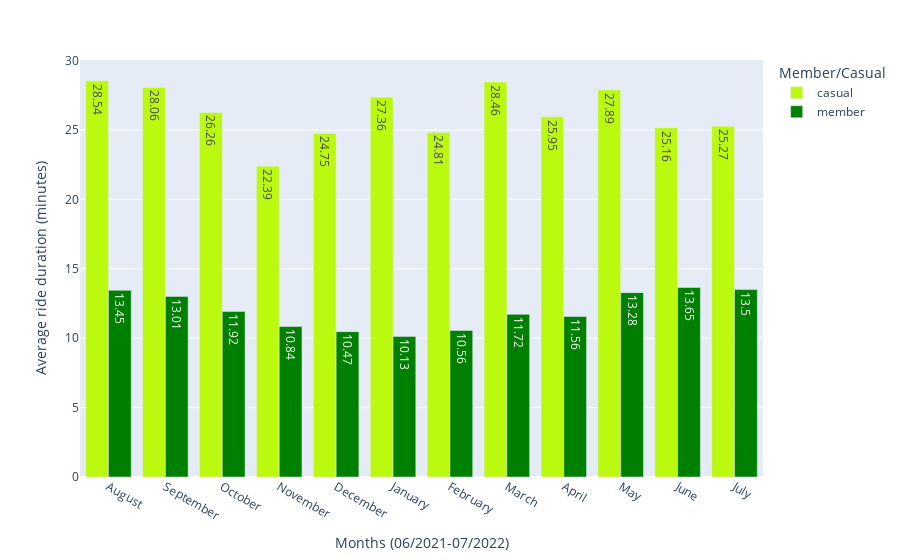

Write notebook code for a chart like this one.
### Code cell
# Average ride duration / month
fig_3 = round(df.groupby(['year', 'month', 'member_casual'], as_index=False).mean(),2).dropna()

px.bar(fig_3, x = 'month', y = 'ride_duration',
        color = 'member_casual',
        barmode='group',
        text = 'ride_duration', 
        labels = {'ride_duration': 'Average ride duration (minutes)', 'member_casual': 'Member/Casual', 'month': 'Months (06/2021-07/2022)'},
        hover_name = 'member_casual', hover_data = {'member_casual': False, 'ride_duration': True}, 
        color_discrete_map = {'casual': '#BBF90F', 'member': '#008000'})

### Figure 1 — Plotly figure (JSON) as saved in the notebook; plotly's stock layout.template omitted (floating-point values rounded to 4 significant figures)
{"data": [{"alignmentgroup": "True", "customdata": [["casual"], ["casual"], ["casual"], ["casual"], ["casual"], ["casual"], ["casual"], ["casual"], ["casual"], ["casual"], ["casual"], ["casual"]], "hovertemplate": "<b>%{hovertext}</b><br><br>Months (06/2021-07/2022)=%{x}<br>Average ride duration (minutes)=%{text}<extra></extra>", "hovertext": ["casual", "casual", "casual", "casual", "casual", "casual", "casual", "casual", "casual", "casual", "casual", "casual"], "legendgroup": "casual", "marker": {"color": "#BBF90F", "pattern": {"shape": ""}}, "name": "casual", "offsetgroup": "casual", "orientation": "v", "showlegend": true, "text": [28.54, 28.06, 26.26, 22.39, 24.75, 27.36, 24.81, 28.46, 25.95, 27.89, 25.16, 25.27], "textposition": "auto", "type": "bar", "x": ["August", "September", "October", "November", "December", "January", "February", "March", "April", "May", "June", "July"], "xaxis": "x", "y": [28.54, 28.06, 26.26, 22.39, 24.75, 27.36, 24.81, 28.46, 25.95, 27.89, 25.16, 25.27], "yaxis": "y"}, {"alignmentgroup": "True", "customdata": [["member"], ["member"], ["member"], ["member"], ["member"], ["member"], ["member"], ["member"], ["member"], ["member"], ["member"], ["member"]], "hovertemplate": "<b>%{hovertext}</b><br><br>Months (06/2021-07/2022)=%{x}<br>Average ride duration (minutes)=%{text}<extra></extra>", "hovertext": ["member", "member", "member", "member", "member", "member", "member", "member", "member", "member", "member", "member"], "legendgroup": "member", "marker": {"color": "#008000", "pattern": {"shape": ""}}, "name": "member", "offsetgroup": "member", "orientation": "v", "showlegend": true, "text": [13.45, 13.01, 11.92, 10.84, 10.47, 10.13, 10.56, 11.72, 11.56, 13.28, 13.65, 13.5], "textposition": "auto", "type": "bar", "x": ["August", "September", "October", "November", "December", "January", "February", "March", "April", "May", "June", "July"], "xaxis": "x", "y": [13.45, 13.01, 11.92, 10.84, 10.47, 10.13, 10.56, 11.72, 11.56, 13.28, 13.65, 13.5], "yaxis": "y"}], "layout": {"barmode": "group", "legend": {"title": {"text": "Member/Casual"}, "tracegroupgap": 0}, "margin": {"t": 60}, "xaxis": {"anchor": "y", "domain": [0, 1], "title": {"text": "Months (06/2021-07/2022)"}}, "yaxis": {"anchor": "x", "domain": [0, 1], "title": {"text": "Average ride duration (minutes)"}}}}
